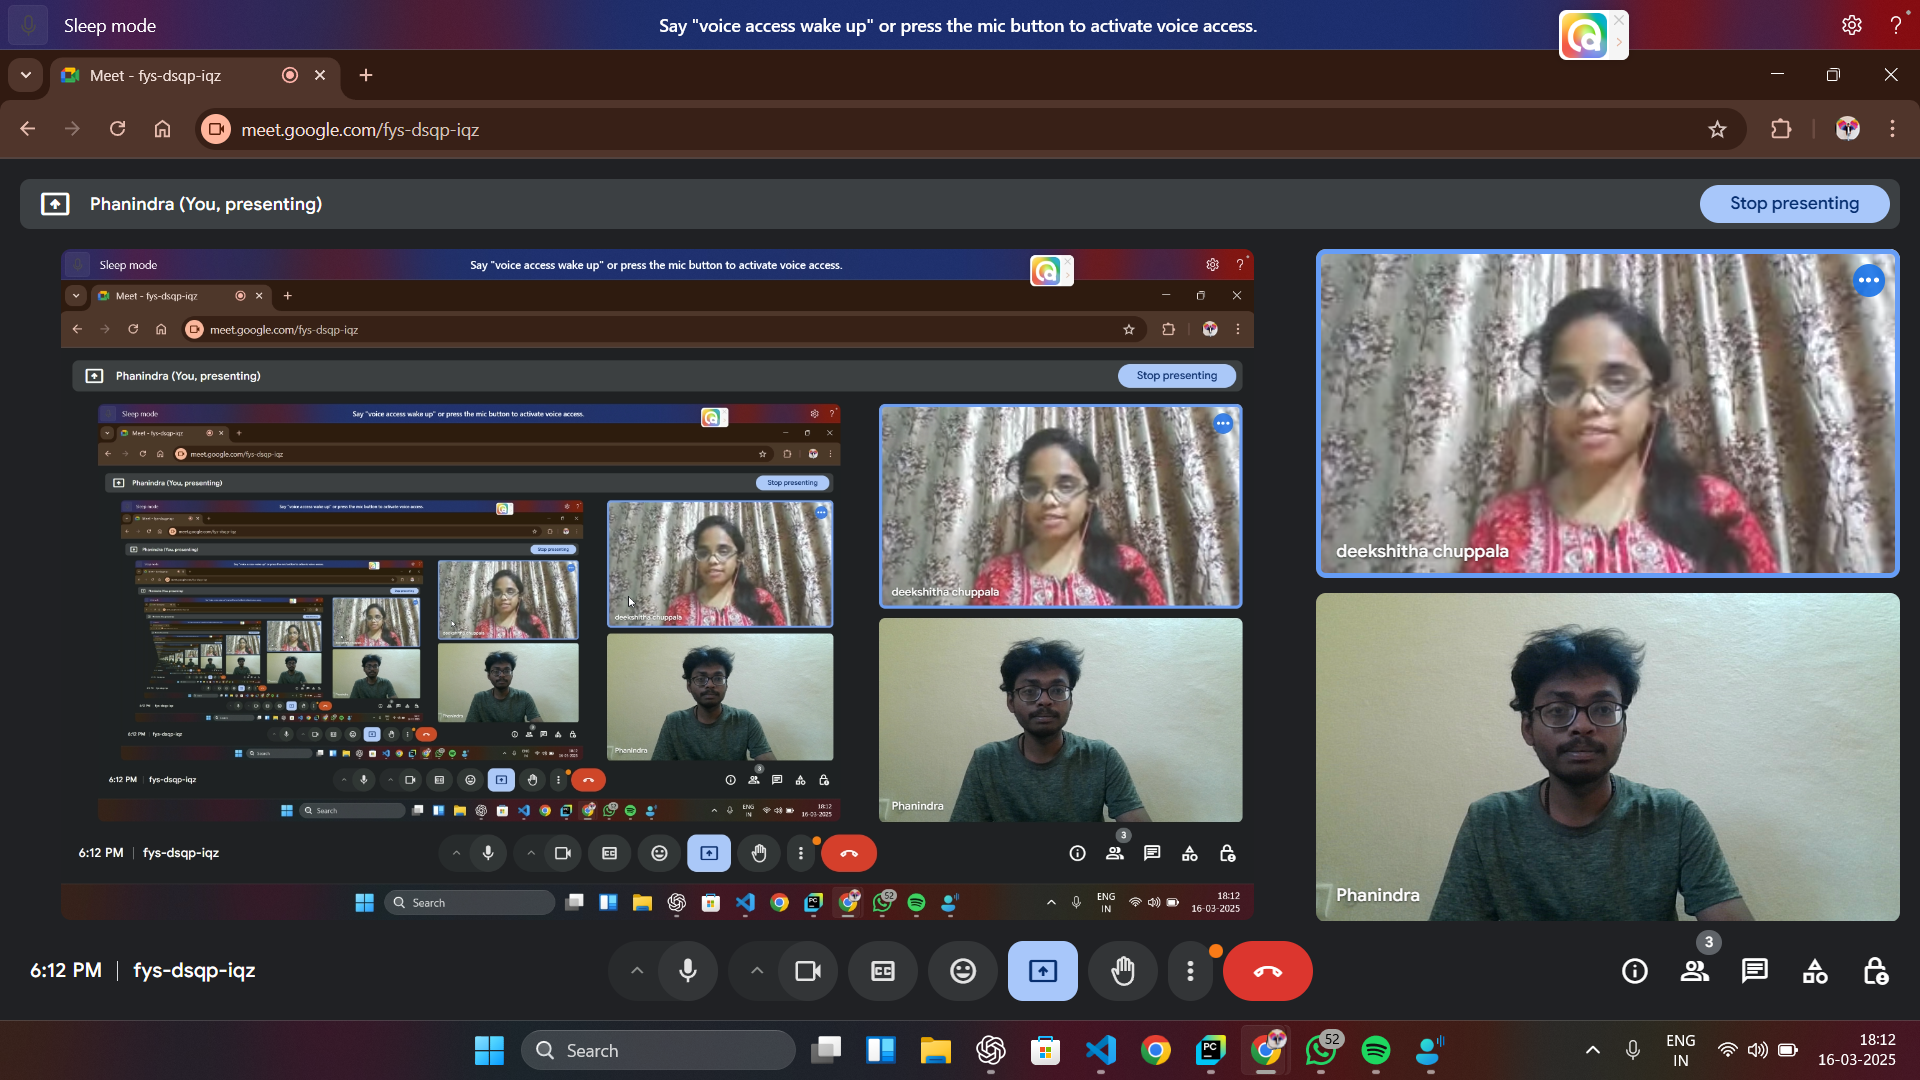

This chart was generated by the following Python code:
import pyautogui
import time

def take_screenshot():
    time.sleep(3)
    screenshot = pyautogui.screenshot()
    screenshot.save("screenshot.png")
    return "screenshot.png"
